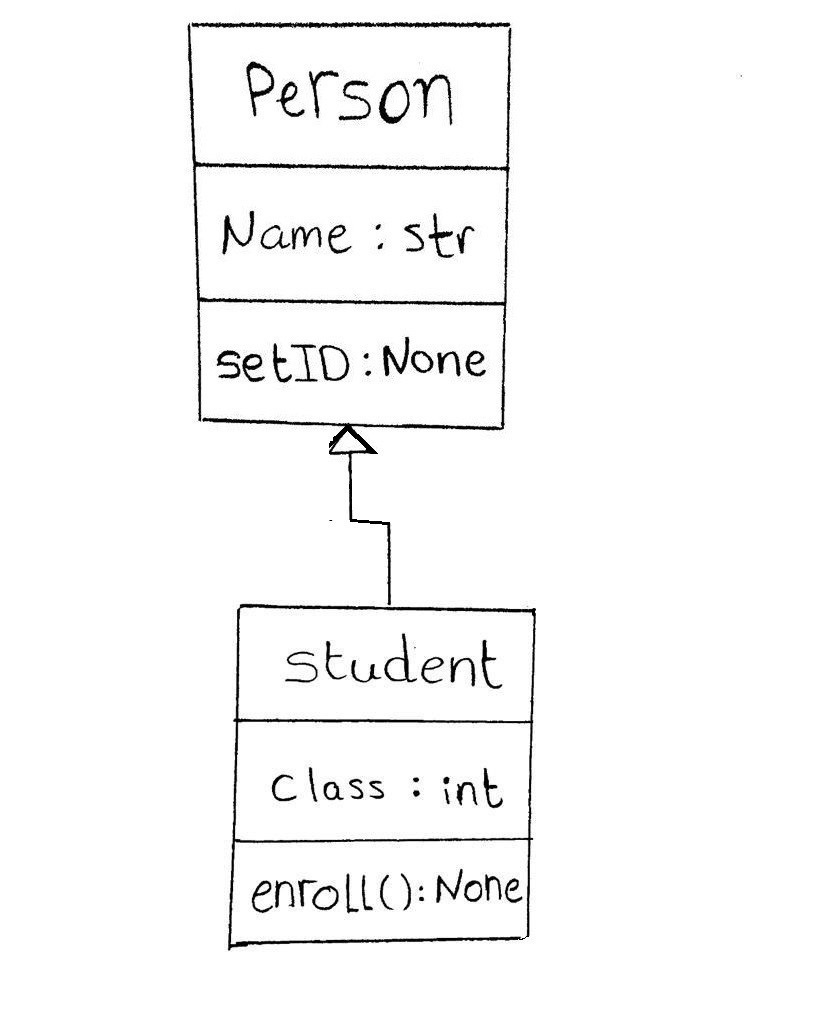
#> input picture test_images/hand_written_final.jpeg, 834 x 1024 px; the run also reads 1 picture not shown here
$ python DIP_main.py
#> lines starting #> are read from the running program, lines starting #| are printed output that depends on the picture; after the words box and inside, x2 and y2 are one past the last pixel; in counts of white or black regions, pixels touching at a corner belong together
### shape_detection.py
import numpy as np
import cv2
from collections import defaultdict

def shape_detection (image, image_type):
    """Function to detect shapes (Triangles & rectangles) from computerized or handwritten images, and according to the detected shapes
        it produces the number and the cooridinates of the classes that found in the image

    Parameters
    ----------
    image : str
            The image path

    image_type : str
            The type of the image (computerized or handwritten)

    Returns
    -------
    class_dictionary
        dict {int : list} it returns a dictionary, its key is the class number (class 1, class 2, ...)
                        and its value is a list that contains [(class name rectangle coordinates),
                                                                (attributes rectangle coordinates), (methods rectangle coordinates)]

    relations
        list that contains the coordinates of the detected triangles (indicates to relations found in the image)
    """
#> called with image = 'test_images/hand_written_final.jpeg', image_type = 'handwritten'

    img = cv2.imread(image)
#> img is the input picture: shape (1024, 834, 3); min 0, max 255, mean 248.1
    img_h , img_w, _ = img.shape
#> img_h = 1024; img_w = 834

    # resize computerized image
    if (image_type == "computer"):
        if ((img_h >= 1000)  or (img_w >= 1000)):
            img = cv2.resize(img, None, fx=0.5, fy=0.5)
        if (((img_h < 1000) & (img_h>=550))  or ((img_w < 1000) & (img_w>=550))):
            img = cv2.resize(img, None, fx=1.1, fy=1.1, interpolation=cv2.INTER_CUBIC)
        if ((img_h < 550)  & (img_w < 550)):
            img = cv2.resize(img, None, fx=1.2, fy=1.2, interpolation=cv2.INTER_CUBIC)

    # resize handwritten image
    elif (image_type == "handwritten"):
        if ((img_h >= 1000) or (img_w >= 800)):
            img = cv2.resize(img, None, fx=0.84, fy=0.95, interpolation=cv2.INTER_NEAREST)
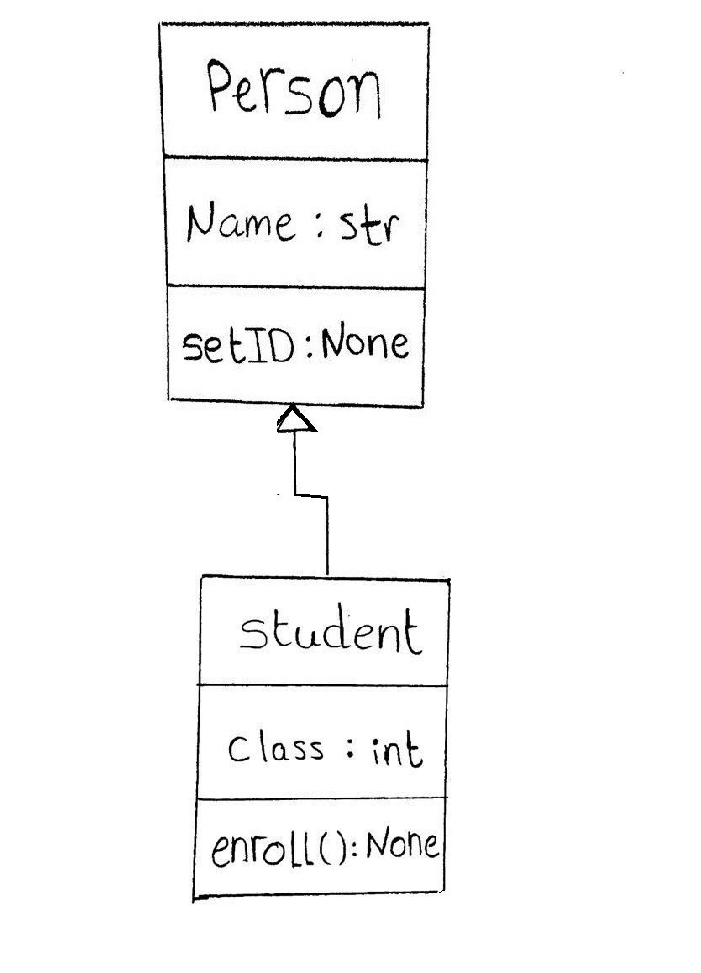
#> img: shape (973, 701, 3); min 0, max 255, mean 248.2
        if (((img_h < 1000) & (img_h >= 550)) or ((img_w < 1000) & (img_w >= 550))):
            img = cv2.resize(img, None, fx=0.8, fy=0.8, interpolation=cv2.INTER_CUBIC)
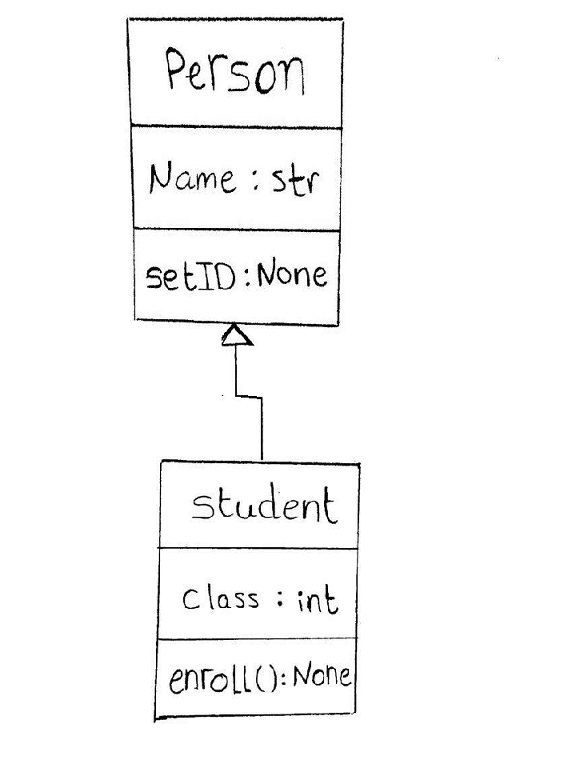
#> img: shape (778, 561, 3); min 0, max 255, mean 248.2
        if ((img_h < 550) & (img_w < 550)):
            img = cv2.resize(img, None, fx=1.2, fy=1.2, interpolation=cv2.INTER_CUBIC)

    # convert the image to gray scale
    imgGrey = cv2.cvtColor(img, cv2.COLOR_BGR2GRAY)
    # adapte the threshold
    _, thrash = cv2.threshold(imgGrey, 240, 255, cv2.THRESH_BINARY)
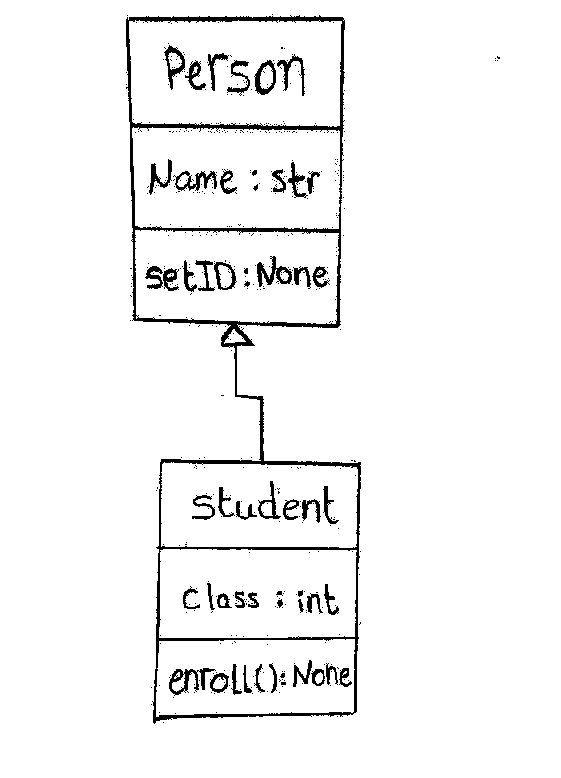
#> thrash: shape (778, 561); 95.7% white; 491 black regions (438 under 20 px)
    # find contours
    contours, _ = cv2.findContours(thrash, cv2.RETR_TREE, cv2.CHAIN_APPROX_NONE)
#> contours = 790 contours, 717 with area under 20; largest, box (x1, y1, x2, y2) and area: (0, 0, 561, 778) 435120, (125, 14, 362, 725) 118820, (129, 20, 342, 127) 21424, (132, 127, 340, 229) 20060, (135, 230, 339, 324) 17781

    #cv2.imshow("img", img)

    # list of (x,y,w,h) to store the coordinates of each detected rectangle
    coordinates = []
    # list of (x,y) to store the coordinates of each detected triangle
    relations = []

    # dictionary to store for example: class1: [(x_className,y_className,w_className,h_className),
    #                                           (x_attribute, y_attribute,w_attribute, h_attribute),
    #                                           (x_method, y_method,w_method, h_method)]
    class_dictionary = defaultdict(list)

    for contour in contours:
        approx = cv2.approxPolyDP(contour, 0.04 * cv2.arcLength(contour, True), True)

        # detect triangles
        if len(approx) == 3:
            x = approx.ravel()[0]
            y = approx.ravel()[1]
            if (image_type == "handwritten"):
                if (cv2.contourArea(contour) > 120 and cv2.contourArea(contour) < 200):
                    cv2.drawContours(img, [approx], 0, (0, 0, 255), 2)
                    relations.append([x, y])
            elif (image_type == "computer"):
                if (cv2.contourArea(contour) > 30):
                    cv2.drawContours(img, [approx], 0, (0, 0, 255), 2)
                    relations.append([x, y])

        # detect rectangles
        if len(approx) == 4:
            x, y, w, h = cv2.boundingRect(approx)
            if ((w*h) > 1500):
                cv2.drawContours(img, [approx], 0, (0, 255, 0), 2)
                coordinates.append([x, y, w, h])
#> this loop made 790 passes
#> (approx, x, y, w, h) on passes 1 to 10: ([[0, 0], [0, 777], [560, 777], [560, 0]], 0, 0, 561, 778), ([[162, 722], [163, 721], [164, 722], [163, 723]], 162, 721, 3, 3), ([[170, 719], [171, 718], [172, 719], [171, 720]], 170, 718, 3, 3), ([[341, 716], [342, 715], [343, 716], [342, 717]], 341, 715, 3, 3), ([[336, 716], [337, 715], [338, 716], [337, 717]], 336, 715, 3, 3), ([[310, 716], [311, 715], [312, 716], [311, 717]], 310, 715, 3, 3), ([[150, 704], [151, 703], [152, 704], [151, 705]], 150, 703, 3, 3), ([[151, 701], [152, 700], [153, 701], [152, 702]], 151, 700, 3, 3), ([[150, 687], [151, 686], [152, 687], [151, 688]], 150, 686, 3, 3), ([[358, 624], [359, 623], [360, 624], [359, 625]], 358, 623, 3, 3)
#> (x, y, w, h) on passes 61, 62, 63, 64, 65, 68: (125, 83, 3, 3), (125, 71, 3, 3), (496, 59, 3, 3), (494, 59, 3, 3), (494, 57, 3, 3), (156, 639, 199, 78)
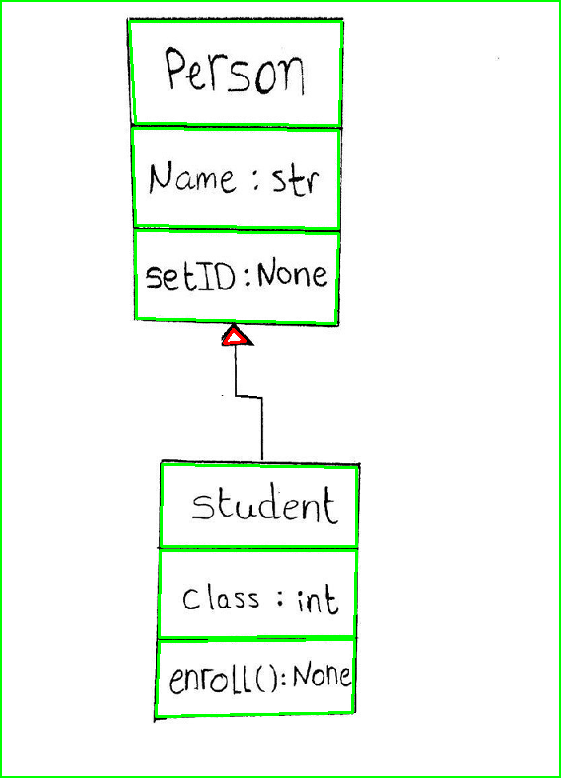
#> img: shape (778, 561, 3); 3.63% of pixels changed, all inside (x1, y1, x2, y2) = (0, 0, 561, 778)
#> after the loop, coordinates = [[0, 0, 561, 778], [156, 639, 199, 78], [159, 550, 198, 88], [161, 464, 196, 83], [135, 230, 204, 94], [132, 128, 207, 101], [129, 21, 213, 105]]; relations = [[224, 343]]

    # sort the cooridantes to make sure that the class name rectangle coordinates come before attributes rectangle coordinates
    # and the attributes rectangle coordinates come before methods rectangle coordinates
    if (image_type == "computer"):
        coordinates = sorted(coordinates, key=lambda x: x[0])
        coordinates.sort()

    elif(image_type == "handwritten"):
        coordinates = sorted(coordinates, key=lambda x: x[1])
#> coordinates = [[0, 0, 561, 778], [129, 21, 213, 105], [132, 128, 207, 101], [135, 230, 204, 94], [161, 464, 196, 83], [159, 550, 198, 88], [156, 639, 199, 78]]

    i = -1
    x_prev = 0

    for rectangle in coordinates:
        x = rectangle[0]
        y = rectangle[1]
        w = rectangle[2]
        h = rectangle[3]

        # the frame of the imge (ignore it)
        if (x == 0):
            continue

        # if it's not the same x (this is mean it's a new class)
        if (x != x_prev and (x < (x_prev-10) or x > (x_prev+10))):
            i += 1

        if (i == -1):
            i +=1

        class_dictionary[i].append([x, y, w, h])
        x_prev = x
#> this loop made 7 passes
#> (x, y, w, h, i, x_prev) on passes 2, 5: (129, 21, 213, 105, 0, 129), (161, 464, 196, 83, 1, 161)
#> (x, y, w, h, x_prev) on passes 3, 4, 6, 7: (132, 128, 207, 101, 132), (135, 230, 204, 94, 135), (159, 550, 198, 88, 159), (156, 639, 199, 78, 156)
#> after the loop, i = 1

    # show the image after detecting the shapes and draw contours on the detected shapes
    #cv2.imshow("shapes", img)
    cv2.imwrite("drawings_output/shape_detection.png",img)
    return class_dictionary, relations


### OCR.py
import cv2
import pytesseract
from collections import defaultdict
import numpy as np

#directory of tesseract executable file
pytesseract.pytesseract.tesseract_cmd = 'C:\\Program Files\\Tesseract-OCR\\tesseract.exe'

# [57 lines left out: function computer_OCR, not called in this run]


def handwritten_OCR(image):
    """OCR function to detect and extract words from a handwritten image

    Parameters
    ----------
    image : str
            The image path

    Returns
    -------
    class_dictionary
        dict {str: list} the detected word and its associated coordinates

    """
    # read image, pre-processing
    img = cv2.imread(image)
    Img_h, Img_w, _ = img.shape
    #print(Img_h, Img_w)
    if ((Img_h >= 1000) or (Img_w >= 800)):
        img = cv2.resize(img, None, fx=0.84, fy=0.95, interpolation=cv2.INTER_NEAREST)
        #img = cv2.resize(img, None, fx=0.8, fy=1.1, interpolation=cv2.INTER_CUBIC)
    if (((Img_h < 1000) & (Img_h >= 550)) or ((Img_w < 1000) & (Img_w >= 550))):
        img = cv2.resize(img, None, fx=0.8, fy=0.8, interpolation=cv2.INTER_CUBIC)
    if ((Img_h < 550) & (Img_w < 550)):
        img = cv2.resize(img, None, fx=1.2, fy=1.2, interpolation=cv2.INTER_CUBIC)
    #kernel1 = np.array([[-1, -1, -1], [-1, 9, -1], [-1, -1, -1]])
    #img = cv2.filter2D(img, -1, kernel1)
    img = cv2.cvtColor(img, cv2.COLOR_BGR2GRAY)
    kernel2 = np.ones((1, 1), np.uint8)
    img = cv2.erode(img, kernel2, iterations=1)
    img = cv2.dilate(img, kernel2, iterations=1)
    config = ('-l eng --oem 3 --psm 6')

    # detecting words with boundary box
    boxes = pytesseract.image_to_data(img, config=config)
    # print(boxes)
    class_dictionary = defaultdict(list)
    coordinate_dictionary = defaultdict(list)
    i = 0
    for x, b in enumerate(boxes.splitlines()):
        # split output of fn
        if x != 0:
            b = b.split()
            # print(b)
            if len(b) == 12:
                x, y, w, h = int(b[6]), int(b[7]), int(b[8]), int(b[9])
                coordinate_dictionary[i].append(x)
                coordinate_dictionary[i].append(y)
                class_dictionary[b[11]].append(coordinate_dictionary[i])
                i = i + 1
                cv2.rectangle(img, (x, y), (w + x, h + y), (0, 255, 0), 0)
                # cv2.putText(img, b[11], (x, y + h), cv2.FONT_HERSHEY_COMPLEX, 0.3, (0, 20, 255), 0)


    # to show image
    #cv2.imshow('Result image', img)
    cv2.imwrite("drawings_output/ocr_handwritten.png",img)
    cv2.waitKey(0)
    print(class_dictionary)
    return class_dictionary

### DIP_main.py
import cv2
import classes
import shape_detection
import draw
import class_creator
import OCR
import re
import webbrowser

image_type = "handwritten"
#image_type = "computer"

if (image_type == "computer"):
    image = "test_images/new.png"

elif (image_type == "handwritten"):
    image = "test_images/hand_written_final.jpeg"
    #image_ocr = "test_images/hand_written_final.jpeg"
    image_ocr = "test_images/hand_written_final_ocr.jpeg"

#shape dictionary
shapes_dictionary, relations = shape_detection.shape_detection(image, image_type)
#> shapes_dictionary = {0: [[129, 21, 213, 105], [132, 128, 207, 101], [135, 230, 204, 94]], 1: [[161, 464, 196, 83], [159, 550, 198, 88], [156, 639, 199, 78]]}; relations = [[224, 343]]

#ocr dictionary
if (image_type == "computer"):
    ocr_dictionary = OCR.computer_OCR(image)
elif (image_type == "handwritten"):
    ocr_dictionary = OCR.handwritten_OCR(image_ocr)
#> (the run stopped early here; a loop or call above may not have finished)
